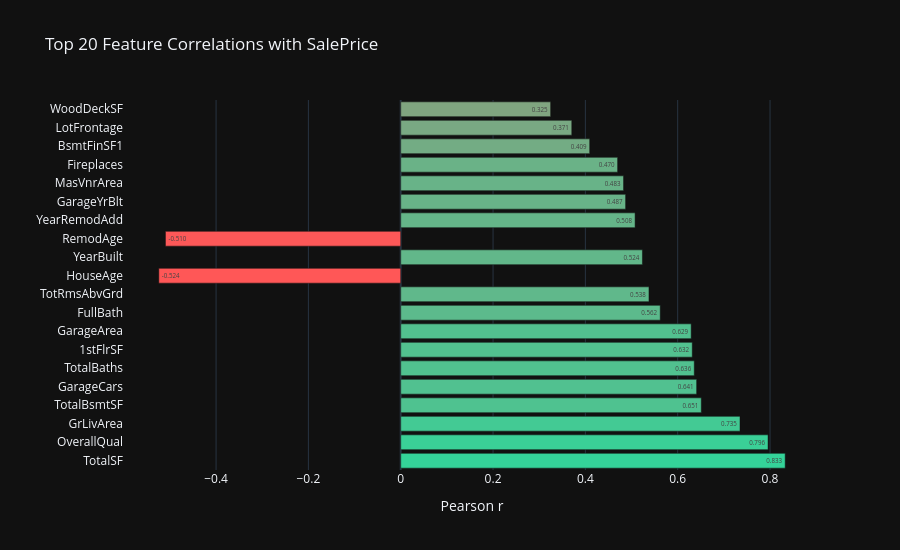

Notebook code cell kept with this figure:
### Markdown cell above
### **3.7 Correlation Analysis**

`HouseAge` and `YearBuilt` show identical absolute correlations (+-0.524) with opposite
signs - they are mathematically the same variable (`HouseAge = YrSold - YearBuilt`).
Keeping both introduces perfect collinearity (r = -1.0). The pipeline drops `YearBuilt`
and keeps `HouseAge` - same information, more interpretable scale.

### Code cell
num_for_corr = [
    c for c in df.columns
    if pd.api.types.is_numeric_dtype(df[c]) and c not in TARGETS and c != "Id"
]

corr = df[num_for_corr + [TARGET]].corr()[TARGET].drop(TARGET)
corr_top = corr.reindex(corr.abs().sort_values(ascending=False).head(20).index)

fig = px.bar(
    corr_top.reset_index(),
    x=TARGET,
    y="index",
    orientation="h",
    title="Top 20 Feature Correlations with SalePrice",
    labels={TARGET: "Pearson r", "index": ""},
    color=TARGET,
    color_continuous_scale=["#ff5757", "#34d399"],
    text_auto=".3f",
)
fig.update_layout(height=550, coloraxis_showscale=False)
fig.show()

### Figure 1 — Plotly figure (JSON) as saved in the notebook; plotly's stock layout.template omitted (floating-point values rounded to 4 significant figures)
{"data": [{"hovertemplate": "Pearson r=%{marker.color}<br>=%{y}<extra></extra>", "legendgroup": "", "marker": {"color": [0.8329, 0.7958, 0.735, 0.6512, 0.641, 0.6359, 0.6315, 0.6292, 0.5622, 0.5378, -0.5241, 0.5236, -0.5097, 0.5077, 0.4872, 0.4827, 0.4699, 0.4094, 0.3706, 0.3248], "coloraxis": "coloraxis", "pattern": {"shape": ""}}, "name": "", "orientation": "h", "showlegend": false, "textposition": "auto", "texttemplate": "%{x:.3f}", "type": "bar", "x": [0.8329, 0.7958, 0.735, 0.6512, 0.641, 0.6359, 0.6315, 0.6292, 0.5622, 0.5378, -0.5241, 0.5236, -0.5097, 0.5077, 0.4872, 0.4827, 0.4699, 0.4094, 0.3706, 0.3248], "xaxis": "x", "y": ["TotalSF", "OverallQual", "GrLivArea", "TotalBsmtSF", "GarageCars", "TotalBaths", "1stFlrSF", "GarageArea", "FullBath", "TotRmsAbvGrd", "HouseAge", "YearBuilt", "RemodAge", "YearRemodAdd", "GarageYrBlt", "MasVnrArea", "Fireplaces", "BsmtFinSF1", "LotFrontage", "WoodDeckSF"], "yaxis": "y"}], "layout": {"barmode": "relative", "coloraxis": {"colorbar": {"title": {"text": "Pearson r"}}, "colorscale": [[0, "#ff5757"], [1, "#34d399"]], "showscale": false}, "height": 550, "legend": {"tracegroupgap": 0}, "title": {"text": "Top 20 Feature Correlations with SalePrice"}, "xaxis": {"anchor": "y", "domain": [0, 1], "title": {"text": "Pearson r"}}, "yaxis": {"anchor": "x", "domain": [0, 1], "title": {"text": ""}}}}
